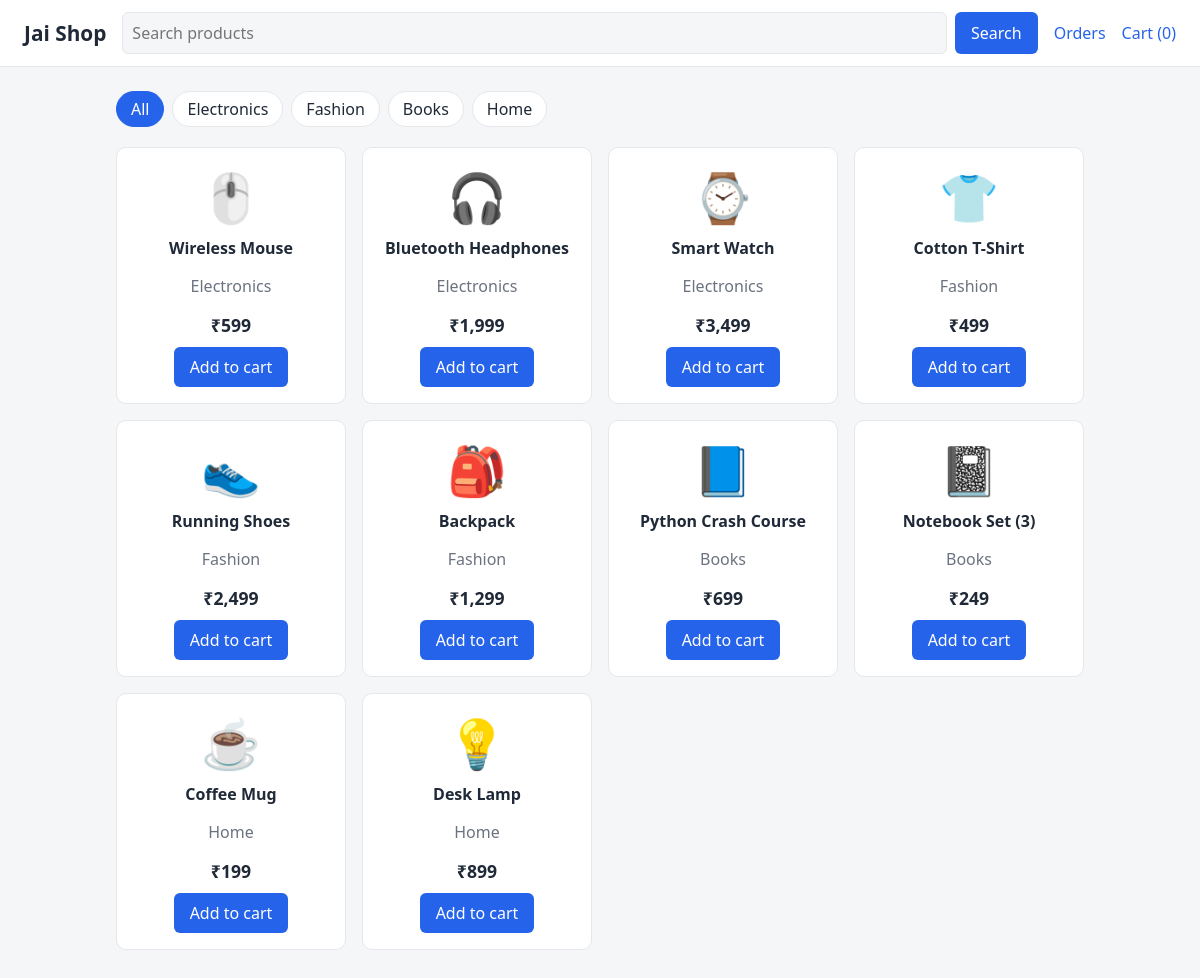
The page / on the database its author committed.
### tables this page shows
CREATE TABLE products (
            id INTEGER PRIMARY KEY AUTOINCREMENT,
            name TEXT NOT NULL,
            price REAL NOT NULL,
            category TEXT NOT NULL,
            emoji TEXT,
            description TEXT
        );

### app.py (the view)
@app.route("/")
def index():
    q = request.args.get("q", "").strip()
    category = request.args.get("category", "")
    sql, params = "SELECT * FROM products WHERE 1=1", []
    if q:
        sql += " AND name LIKE ?"
        params.append(f"%{q}%")
    if category:
        sql += " AND category = ?"
        params.append(category)
    db = get_db()
    products = db.execute(sql, params).fetchall()
    categories = [r["category"] for r in db.execute("SELECT DISTINCT category FROM products")]
    return render_template("index.html", products=products, categories=categories,
                           q=q, selected=category)

### app.py (called while the page is built)
def get_db():
    if "db" not in g:
        g.db = sqlite3.connect(DATABASE)
        g.db.row_factory = sqlite3.Row
    return g.db

@app.context_processor
def inject_cart_count():
    return {"cart_count": sum(session.get("cart", {}).values())}

### templates/index.html
{% extends "base.html" %}
{% block content %}
<div class="filters">
  <a class="chip {{ 'active' if not selected }}" href="{{ url_for('index', q=q) }}">All</a>
  {% for c in categories %}
    <a class="chip {{ 'active' if selected == c }}" href="{{ url_for('index', category=c, q=q) }}">{{ c }}</a>
  {% endfor %}
</div>
{% if products %}
<div class="grid">
  {% for p in products %}
  <div class="card">
    <a href="{{ url_for('product_detail', pid=p.id) }}" class="emoji">{{ p.emoji }}</a>
    <h3><a href="{{ url_for('product_detail', pid=p.id) }}">{{ p.name }}</a></h3>
    <p class="muted">{{ p.category }}</p>
    <p class="price">₹{{ "{:,.0f}".format(p.price) }}</p>
    <form action="{{ url_for('add_to_cart', pid=p.id) }}" method="post">
      <button type="submit">Add to cart</button>
    </form>
  </div>
  {% endfor %}
</div>
{% else %}
  <p class="muted">No products match your search.</p>
{% endif %}
{% endblock %}

### templates/base.html (shortened to what this page needs)
<!doctype html>
<html lang="en">
<head>
  <link rel="stylesheet" href="{{ url_for('static', filename='style.css') }}">
</head>
<body>
  <header class="nav">
    <a class="brand" href="{{ url_for('index') }}">Jai Shop</a>
    <form class="search" action="{{ url_for('index') }}" method="get">
      <input type="text" name="q" placeholder="Search products" value="{{ request.args.get('q', '') }}">
      <button type="submit">Search</button>
    </form>
    <nav>
      <a href="{{ url_for('orders') }}">Orders</a>
      <a href="{{ url_for('cart') }}">Cart ({{ cart_count }})</a>
    </nav>
  </header>
  <main class="container">
    {% block content %}{% endblock %}
  </main>
</body>
</html>

### static/style.css (style rules this page uses)
:root { --bg: #f5f6f8; --surface: #fff; --text: #1f2937; --muted: #6b7280; --border: #e5e7eb; --primary: #2563eb; --danger: #b91c1c; }
* { box-sizing: border-box; }
body { margin: 0; font-family: system-ui, -apple-system, "Segoe UI", sans-serif; background: var(--bg); color: var(--text); }
a { color: var(--primary); text-decoration: none; }
.nav { display: flex; align-items: center; gap: 16px; padding: 12px 24px; background: var(--surface); border-bottom: 1px solid var(--border); flex-wrap: wrap; }
.brand { font-weight: 700; font-size: 1.3rem; color: var(--text); }
.search { flex: 1; display: flex; gap: 8px; min-width: 200px; }
.search input { flex: 1; }
.nav nav { display: flex; gap: 16px; }
.container { max-width: 1000px; margin: 0 auto; padding: 24px 16px 48px; }
.filters { display: flex; gap: 8px; margin-bottom: 20px; flex-wrap: wrap; }
.chip { padding: 6px 14px; border: 1px solid var(--border); border-radius: 20px; background: var(--surface); color: var(--text); }
.chip.active { background: var(--primary); color: #fff; border-color: var(--primary); }
.grid { display: grid; grid-template-columns: repeat(auto-fill, minmax(200px, 1fr)); gap: 16px; }
.card { background: var(--surface); border: 1px solid var(--border); border-radius: 10px; padding: 16px; text-align: center; }
.card h3 { margin: 8px 0 4px; font-size: 1rem; }
.card h3 a { color: var(--text); }
.emoji { font-size: 3rem; display: block; }
.price { font-weight: 700; font-size: 1.1rem; margin: 6px 0 10px; }
.muted { color: var(--muted); }
input, textarea, select { padding: 9px; border: 1px solid var(--border); border-radius: 6px; background: var(--bg); color: var(--text); font: inherit; width: 100%; }
button, .btn { display: inline-block; padding: 9px 16px; border: 0; border-radius: 6px; background: var(--primary); color: #fff; font: inherit; cursor: pointer; }

### rows shown on the page
products: emoji "🖱️", name "Wireless Mouse", category "Electronics", price "599"
products: emoji "🎧", name "Bluetooth Headphones", category "Electronics", price "1,999"
products: emoji "⌚", name "Smart Watch", category "Electronics", price "3,499"
products: emoji "👕", name "Cotton T-Shirt", category "Fashion", price "499"
products: emoji "👟", name "Running Shoes", category "Fashion", price "2,499"
products: emoji "🎒", name "Backpack", category "Fashion", price "1,299"
products: emoji "📘", name "Python Crash Course", category "Books", price "699"
products: emoji "📓", name "Notebook Set (3)", category "Books", price "249"
products: emoji "☕", name "Coffee Mug", category "Home", price "199"
products: emoji "💡", name "Desk Lamp", category "Home", price "899"

### other values the page prints
{{ cart_count }} "0"
{{ c }} "Electronics" "Fashion" "Books" "Home"
